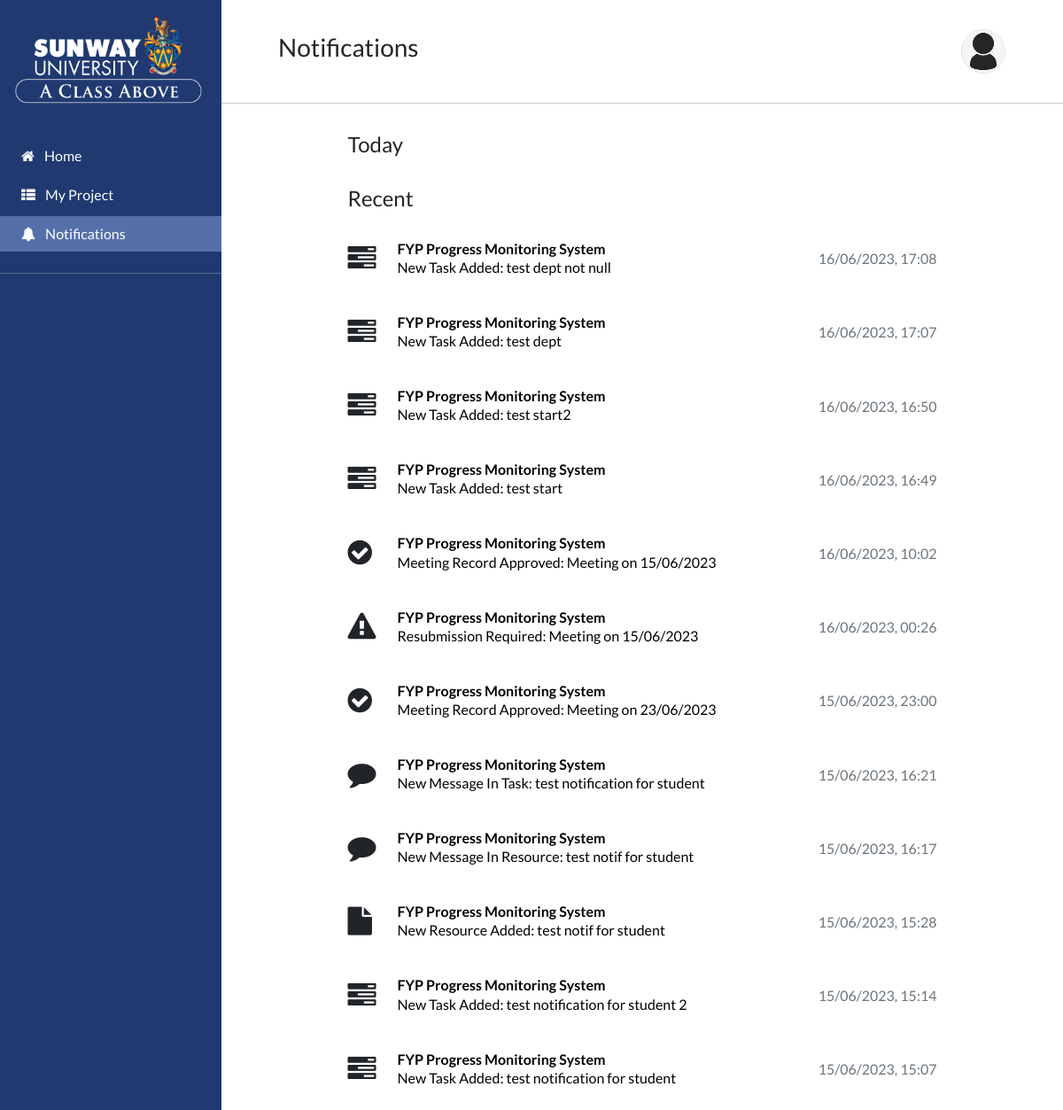
The page /notifications (signed in) on the database its author committed.
### PMS/models.py (models this page shows, shortened)
class User(AbstractUser):
    class Role(models.TextChoices):
        ADMIN = "ADMIN", "Admin"
        STUDENT = "STUDENT", "Student"
        SUPERVISOR = "SUPERVISOR", "Supervisor"
    base_role = Role.ADMIN
    role = models.CharField(max_length=50, choices=Role.choices)
    picture = models.ImageField(upload_to="PMS/file/users", default="PMS/file/users/default_dp.png")

class Notification(models.Model):
    class Type(models.TextChoices):
        TASK_OVERDUE = "TASK_OVERDUE", "Task Overdue"
        NEW_TASK = "NEW_TASK", "Added New Task"
        CHAT_TASK = "CHAT_TASK", "Chat In Task"
        NEW_RESOURCE = "NEW_RESOURCE", "Added New Resource"
        CHAT_RESOURCE = "CHAT_RESOURCE", "Chat In Resource"
        NEW_MEETING_RECORD = "NEW_MEETING_RECORD", "Added New Meeting Record"
        UPDATED_MEETING_RECORD = "UPDATED_MEETING_RECORD", "Updated Meeting Record Status"
    user = models.ForeignKey(User, on_delete=models.CASCADE)
    type = models.CharField(choices=Type.choices, max_length=24)
    timestamp = models.DateTimeField(default=datetime.now)
    overdue_task = models.ForeignKey(Task, on_delete=models.CASCADE, null=True, blank=True, related_name="overdue_task")
    new_task = models.ForeignKey(Task, on_delete=models.CASCADE, null=True, blank=True, related_name="new_task")
    chat_task = models.ForeignKey(Task, on_delete=models.CASCADE, null=True, blank=True, related_name="chat_task")
    new_resource = models.ForeignKey(Resource, on_delete=models.CASCADE, null=True, blank=True, related_name="new_resource")
    chat_resource = models.ForeignKey(Resource, on_delete=models.CASCADE, null=True, blank=True, related_name="chat_resource")
    new_meeting_record = models.ForeignKey(MeetingRecord, on_delete=models.CASCADE, null=True, blank=True, related_name="new_mr")
    updated_meeting_record = models.ForeignKey(MeetingRecord, on_delete=models.CASCADE, null=True, blank=True, related_name="update_mr")
    def is_today(self):
        return self.timestamp.date() == datetime.now().date()

class Task(models.Model):
    project = models.ForeignKey(Project, on_delete=models.CASCADE)
    title = models.CharField(max_length=128)
    category = models.CharField(max_length=64)
    start_date = models.DateField()
    due_date = models.DateField()
    description = models.TextField()
    dependency = models.ForeignKey('self', null=True, blank=True, on_delete=models.CASCADE)
    completed = models.BooleanField()

class Project(models.Model):
    project_title = models.CharField(max_length=128)

class MeetingRecord(models.Model):
    project = models.ForeignKey(Project, on_delete=models.CASCADE)
    date = models.DateField()
    time = models.TimeField()
    student = models.CharField(max_length=64)
    supervisor = models.CharField(max_length=64)
    updates_from_previous_meeting = models.TextField()
    items_discussed_this_meeting = models.TextField()
    work_for_coming_meeting = models.TextField()
    approved = models.BooleanField(null=True)
    reject_reason = models.TextField(null=True)

class Resource(models.Model):
    project = models.ForeignKey(Project, on_delete=models.CASCADE)
    task = models.ForeignKey(Task, on_delete=models.CASCADE, null=True)
    title = models.CharField(max_length=128)
    category = models.CharField(max_length=64)
    description = models.TextField()
    file_name = models.FileField(upload_to='PMS/file/resources/', null=True, blank=True)
    file_URL = models.URLField(max_length=256, null=True, blank=True)

### PMS/views.py (the view)
# urls.py: path('notifications' ,views.notifications, name="notifications"),
def notifications(request):
    if not request.user.is_authenticated:
        return HttpResponse("401 Forbidden", status=401)
    user_profile = get_user_profile(request.user)
    notification_list = Notification.objects.filter(user=request.user).order_by("-timestamp")
    return render(request, "PMS/notifications.html", {
        "user_profile": user_profile,
        "notification_list": notification_list,
    })

### PMS/views.py (called while the page is built)
def get_user_profile(user):
    if user.role == "STUDENT":
        return StudentProfile.objects.get(user=user)
    elif user.role == "SUPERVISOR":
        return SupervisorProfile.objects.get(user=user)

### PMS/templates/PMS/notifications.html (shortened to what this page needs)
{% extends "PMS/logged_in_layout.html" %}
{% load static %}
{% block header_title %}
    Notifications
{% endblock %}
{% block main_content %}
    <div class="mx-5 px-3 my-4 py-2 d-flex">
        <div class="container">
            <div class="col-md-10 col mx-auto">
                <h4 class="mb-2">Today</h4>
                <h4 class="mt-4 mb-2 pt-2">Recent</h4>
                {% for notification in notification_list %}
                    {% if not notification.is_today %}
                        <div class="notifications-container d-flex align-items-center justify-content-between my-4 py-2">
                            <div class="notification d-flex align-items-center">
                                {% if notification.type == "TASK_OVERDUE" %}
                                    <div class="notification-icon-container">
                                        <i class="fa fa-2x fa-exclamation-triangle"></i>
                                    </div>
                                    <a href="project/{{ notification.overdue_task.project.id }}/tasks?task={{ notification.overdue_task.id }}" class="text-black text-decoration-none">
                                        <div>
                                            <h6 class="fw-bold m-0">{{ notification.overdue_task.project.project_title }}</h6>
                                            <p class="m-0">Task Overdue: {{ notification.overdue_task.title }}</p>
                                        </div>
                                    </a>
                                {% elif notification.type == "NEW_TASK" %}
                                    <div class="notification-icon-container">
                                        <i class="fa fa-2x fa-tasks"></i>
                                    </div>
                                    <a href="project/{{ notification.new_task.project.id }}/tasks?task={{ notification.new_task.id }}" class="text-black text-decoration-none">
                                        <div>
                                            <h6 class="fw-bold m-0">{{ notification.new_task.project.project_title }}</h6>
                                            <p class="m-0">New Task Added: {{ notification.new_task.title }}</p>
                                        </div>
                                    </a>
                                {% elif notification.type == "CHAT_TASK" %}
                                    <div class="notification-icon-container">
                                        <i class="fa fa-2x fa-comment"></i>
                                    </div>
                                    <a href="project/{{ notification.chat_task.project.id }}/tasks?task={{ notification.chat_task.id }}" class="text-black text-decoration-none">
                                        <div>
                                            <h6 class="fw-bold m-0">{{ notification.chat_task.project.project_title }}</h6>
                                            <p class="m-0">New Message In Task: {{ notification.chat_task.title }}</p>
                                        </div>
                                    </a>
                                {% elif notification.type == "NEW_RESOURCE" %}
                                    <div class="notification-icon-container">
                                        <i class="fa fa-2x fa-file"></i>
                                    </div>
                                    <a href="project/{{ notification.new_resource.project.id }}/resources?resource={{ notification.new_resource.id }}" class="text-black text-decoration-none">
                                        <div>
                                            <h6 class="fw-bold m-0">{{ notification.new_resource.project.project_title }}</h6>
                                            <p class="m-0">New Resource Added: {{ notification.new_resource.title }}</p>
                                        </div>
                                    </a>
                                {% elif notification.type == "CHAT_RESOURCE" %}
                                    <div class="notification-icon-container">
                                        <i class="fa fa-2x fa-comment"></i>
                                    </div>
                                    <a href="project/{{ notification.chat_resource.project.id }}/resources?resource={{ notification.chat_resource.id }}" class="text-black text-decoration-none">
                                        <div>
                                            <h6 class="fw-bold m-0">{{ notification.chat_resource.project.project_title }}</h6>
                                            <p class="m-0">New Message In Resource: {{ notification.chat_resource.title }}</p>
                                        </div>
                                    </a>
                                {% elif notification.type == "UPDATED_MEETING_RECORD" %}
                                    <div class="notification-icon-container">
                                        <i class="
                                            fa
                                            fa-2x
                                            {% if notification.updated_meeting_record.approved %}
                                                fa-check-circle
                                            {% else %}
                                                fa-exclamation-triangle
                                            {% endif %}
                                        "></i>
                                    </div>
                                    <a href="project/{{ notification.updated_meeting_record.project.id }}/meeting_records" class="text-black text-decoration-none">
                                        <div>
                                            <h6 class="fw-bold m-0">{{ notification.updated_meeting_record.project.project_title }}</h6>
                                            <p class="m-0">
                                                {% if notification.updated_meeting_record.approved %}
                                                    Meeting Record Approved: Meeting on {{ notification.updated_meeting_record.date | date:"d/m/Y"}}
                                                {% else %}
                                                    Resubmission Required: Meeting on {{ notification.updated_meeting_record.date | date:"d/m/Y"}}
                                                {% endif %}
                                            </p>
                                        </div>
                                    </a>
                                {% endif %}
                            </div>
                            <div class="notification-date text-muted">{{ notification.timestamp|date:"d/m/Y, H:i" }}</div>
                        </div>
                    {% endif %}
                {% endfor %}
            </div>
        </div>
    </div>
{% endblock %}

### PMS/templates/PMS/logged_in_layout.html (shortened to what this page needs)
{% extends "PMS/layout.html" %}
{% load static %}
{% block content %}
    <div class="d-flex">
        <div class="sidebar hidden flex-shrink-0 bg-primary text-white position-relative">
            <div class="container pb-4">
                <img src="{% static 'PMS/images/SU_logo.png' %}" alt="" width="100%">
            </div>
            <div class="nav-links">
                <a href="{% url 'home' %}" class="text-decoration-none text-white">
                    <div class="px-4 py-2 mb-1" id="home-link">
                        <i class="fa fa-home pe-2"></i> Home
                    </div>
                </a>
                {% if user.role == "STUDENT" %}
                <a href="{% url 'project' user_profile.project.id %}" class="text-decoration-none text-white">
                    <div class="px-4 py-2 my-1" id="projects-link">
                        <i class="fa fa-th-list pe-2"></i> My Project
                    </div>
                </a>
                {% endif %}
                <a href="{% url 'notifications' %}" class="text-decoration-none text-white">
                    <div class="px-4 py-2 my-1" id="notifications-link">
                        <i class="fa fa-bell pe-2"></i> Notifications
                    </div>
                </a>
            </div>
            <hr class="my-4">
        </div>
        <div class="w-100">
            <div class="mx-5 px-3 my-4 py-2 d-flex justify-content-between align-items-center">
                <h3>{% block header_title %} {% endblock %}</h3>
                <button class="btn p-0 m-0" data-bs-toggle="dropdown">
                    <img src="{{ user.picture.url }}" alt="" width="50px" class="border rounded-circle">
                </button>
            </div>
            <hr class="{% block hr_spacing_adjustments %} {% endblock %}">
            {% block main_content %}
            {% endblock %}
        </div>
    </div>
{% endblock %}

### PMS/static/PMS/styles/styles.css (style rules this page uses)
.sidebar { width: 250px; min-height: 100vh; }
.notification-icon-container { width: 56px !important; }

### rows shown on the page
User: picture (placeholder picture)
Notification: new_task.project.project_title "FYP Progress Monitoring System", new_task "test dept not null", timestamp "16/06/2023, 17:08"
Notification: new_task.project.project_title "FYP Progress Monitoring System", new_task "test dept", timestamp "16/06/2023, 17:07"
Notification: new_task.project.project_title "FYP Progress Monitoring System", new_task "test start2", timestamp "16/06/2023, 16:50"
Notification: new_task.project.project_title "FYP Progress Monitoring System", new_task "test start", timestamp "16/06/2023, 16:49"
Notification: updated_meeting_record.project.project_title "FYP Progress Monitoring System", updated_meeting_record "15/06/2023", timestamp "16/06/2023, 10:02"
Notification: updated_meeting_record.project.project_title "FYP Progress Monitoring System", updated_meeting_record "15/06/2023", timestamp "16/06/2023, 00:26"
Notification: updated_meeting_record.project.project_title "FYP Progress Monitoring System", updated_meeting_record "23/06/2023", timestamp "15/06/2023, 23:00"
Notification: chat_task.project.project_title "FYP Progress Monitoring System", chat_task "test notification for student", timestamp "15/06/2023, 16:21"
Notification: chat_resource.project.project_title "FYP Progress Monitoring System", chat_resource "test notif for student", timestamp "15/06/2023, 16:17"
Notification: new_resource.project.project_title "FYP Progress Monitoring System", new_resource "test notif for student", timestamp "15/06/2023, 15:28"
Notification: new_task.project.project_title "FYP Progress Monitoring System", new_task "test notification for student 2", timestamp "15/06/2023, 15:14"
Notification: new_task.project.project_title "FYP Progress Monitoring System", new_task "test notification for student", timestamp "15/06/2023, 15:07"
